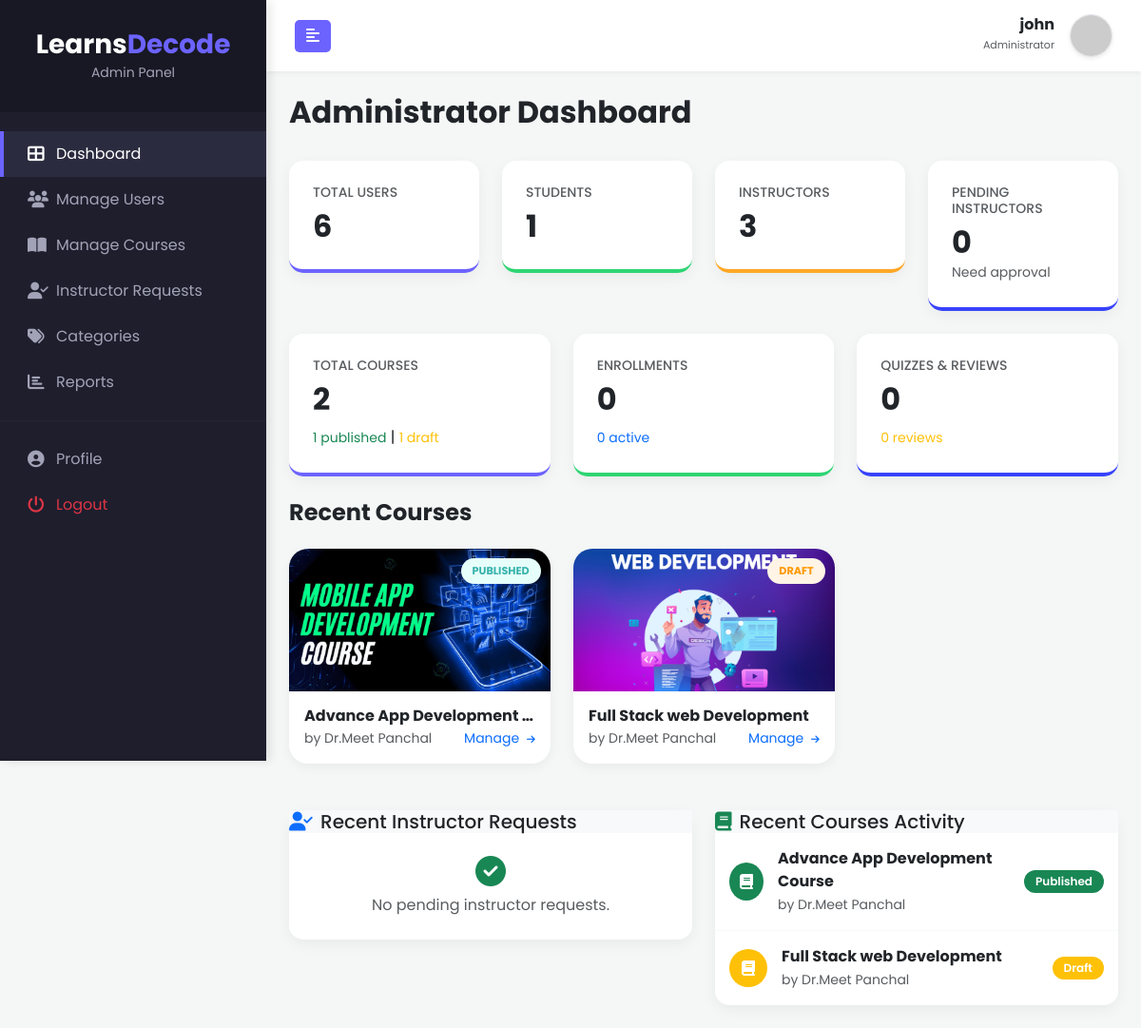
Page /admin/dashboard.php (signed in) on the earlier database version.
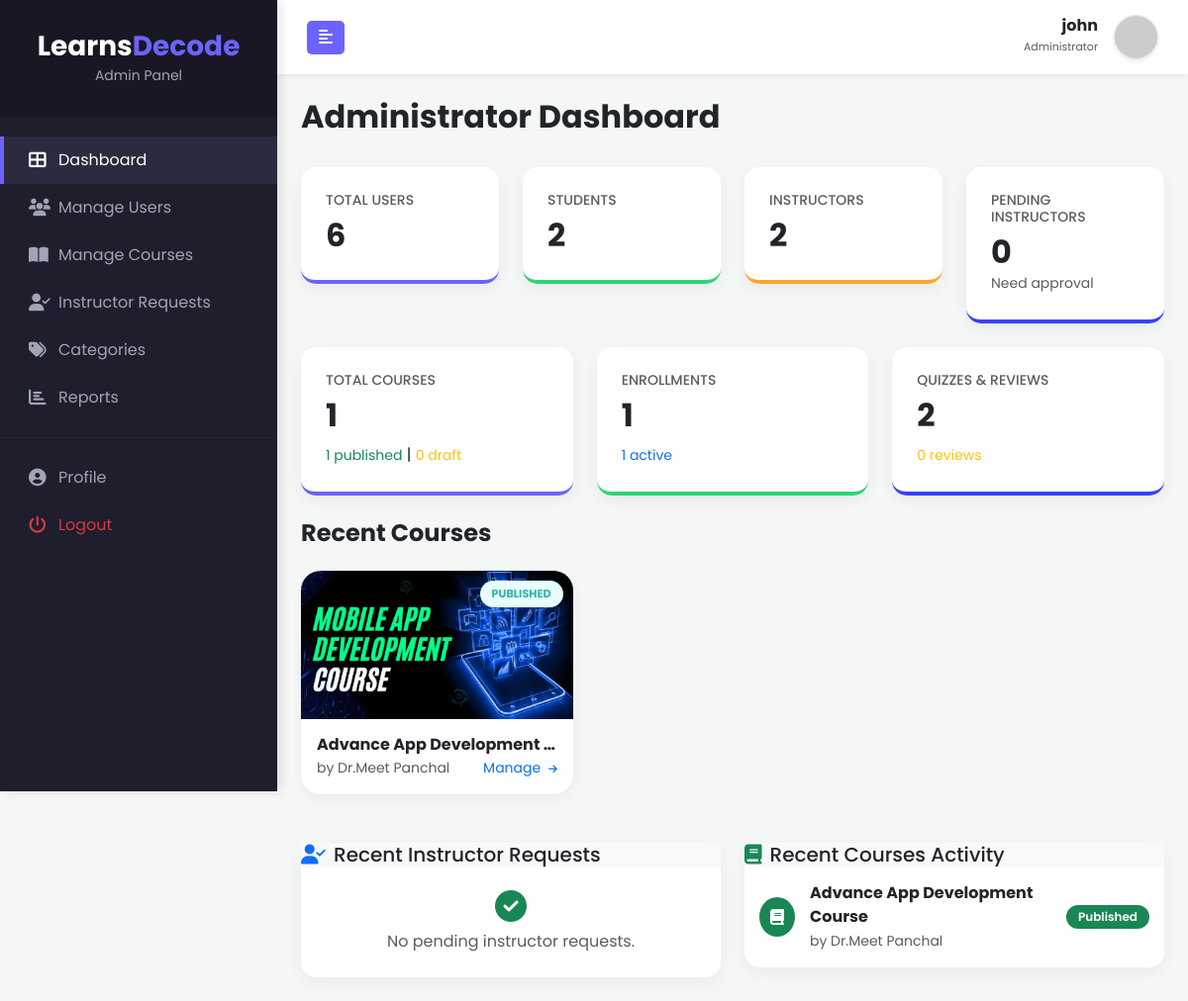
Same page on the later database version.
### tables this page shows
CREATE TABLE `courses` (
  `id` int(10) UNSIGNED NOT NULL,
  `instructor_id` int(10) UNSIGNED NOT NULL,
  `category_id` int(10) DEFAULT NULL,
  `title` varchar(150) NOT NULL,
  `price` decimal(10,2) DEFAULT 0.00,
  `description` text DEFAULT NULL,
  `thumbnail` varchar(255) DEFAULT NULL,
  `status` enum('draft','published') DEFAULT 'draft',
  `created_at` timestamp NOT NULL DEFAULT current_timestamp()
);

CREATE TABLE `users` (
  `id` int(10) UNSIGNED NOT NULL,
  `name` varchar(100) NOT NULL,
  `email` varchar(100) NOT NULL,
  `password` varchar(255) NOT NULL,
  `role` enum('student','instructor','admin') NOT NULL DEFAULT 'student',
  `created_at` timestamp NOT NULL DEFAULT current_timestamp(),
  `approved` tinyint(1) DEFAULT 1,
  `otp` varchar(10) DEFAULT NULL
);

### admin/dashboard.php (the view, shortened to what the changed rows need)
<?php
include 'includes/header.php';
$total_users = mysqli_fetch_assoc(mysqli_query($conn, "SELECT COUNT(*) as count FROM users"))['count'];
$total_students = mysqli_fetch_assoc(mysqli_query($conn, "SELECT COUNT(*) as count FROM users WHERE role='student'"))['count'];
$total_instructors = mysqli_fetch_assoc(mysqli_query($conn, "SELECT COUNT(*) as count FROM users WHERE role='instructor'"))['count'];
$pending_instructors = mysqli_fetch_assoc(mysqli_query($conn, "SELECT COUNT(*) as count FROM users WHERE role='instructor' AND approved=0"))['count'];
$total_courses = mysqli_fetch_assoc(mysqli_query($conn, "SELECT COUNT(*) as count FROM courses"))['count'];
$published_courses = mysqli_fetch_assoc(mysqli_query($conn, "SELECT COUNT(*) as count FROM courses WHERE status='published'"))['count'];
$draft_courses = mysqli_fetch_assoc(mysqli_query($conn, "SELECT COUNT(*) as count FROM courses WHERE status='draft'"))['count'];
$total_enrollments = mysqli_fetch_assoc(mysqli_query($conn, "SELECT COUNT(*) as count FROM enrollments"))['count'];
$active_enrollments = mysqli_fetch_assoc(mysqli_query($conn, "SELECT COUNT(*) as count FROM enrollments WHERE status='active'"))['count'];
$total_quizzes = mysqli_fetch_assoc(mysqli_query($conn, "SELECT COUNT(*) as count FROM quizzes"))['count'];
$total_reviews = mysqli_fetch_assoc(mysqli_query($conn, "SELECT COUNT(*) as count FROM reviews"))['count'];
?>
<link rel="stylesheet" href="https://cdnjs.cloudflare.com/ajax/libs/animate.css/4.1.1/animate.min.css"/>
<div class="container-fluid p-4">
    <div class="d-flex justify-content-between align-items-center mb-4 animate__animated animate__fadeInDown">
        <h2 class="fw-bold">Administrator Dashboard</h2>
    </div>
    <div class="row g-4 mb-4">
        <div class="col-md-3 animate__animated animate__fadeInUp" style="animation-delay: 0.1s;">
            <div class="stat-card">
                <h2 class="fw-bold mb-0"><?php echo $total_users; ?></h2>
            </div>
        </div>
        <div class="col-md-3 animate__animated animate__fadeInUp" style="animation-delay: 0.2s;">
            <div class="stat-card" style="border-color: #2ed573;">
                <h6 class="text-muted small text-uppercase">Students</h6>
                <h2 class="fw-bold mb-0"><?php echo $total_students; ?></h2>
            </div>
        </div>
        <div class="col-md-3 animate__animated animate__fadeInUp" style="animation-delay: 0.3s;">
            <div class="stat-card" style="border-color: #ffa726;">
                <h6 class="text-muted small text-uppercase">Instructors</h6>
                <h2 class="fw-bold mb-0"><?php echo $total_instructors; ?></h2>
            </div>
        </div>
        <div class="col-md-3 animate__animated animate__fadeInUp" style="animation-delay: 0.4s;">
            <div class="stat-card" style="border-color: #3742fa;">
                <h2 class="fw-bold mb-0"><?php echo $pending_instructors; ?></h2>
            </div>
        </div>
    </div>
    <div class="row g-4 mb-4">
        <div class="col-md-4 animate__animated animate__fadeInLeft" style="animation-delay: 0.5s;">
            <div class="stat-card">
                <h6 class="text-muted small text-uppercase">Total Courses</h6>
                <h2 class="fw-bold mb-0"><?php echo $total_courses; ?></h2>
                <div class="mt-2">
                    <small class="text-success"><?php echo $published_courses; ?> published</small> |
                    <small class="text-warning"><?php echo $draft_courses; ?> draft</small>
                </div>
            </div>
        </div>
        <div class="col-md-4 animate__animated animate__fadeInUp" style="animation-delay: 0.5s;">
            <div class="stat-card" style="border-color: #2ed573;">
                <h6 class="text-muted small text-uppercase">Enrollments</h6>
                <h2 class="fw-bold mb-0"><?php echo $total_enrollments; ?></h2>
                <div class="mt-2">
                    <small class="text-primary"><?php echo $active_enrollments; ?> active</small>
                </div>
            </div>
        </div>
        <div class="col-md-4 animate__animated animate__fadeInRight" style="animation-delay: 0.5s;">
            <div class="stat-card" style="border-color: #3742fa;">
                <h6 class="text-muted small text-uppercase">Quizzes & Reviews</h6>
                <h2 class="fw-bold mb-0"><?php echo $total_quizzes; ?></h2>
                <div class="mt-2">
                    <small class="text-warning"><?php echo $total_reviews; ?> reviews</small>
                </div>
            </div>
        </div>
    </div>
    <div class="row g-4">
        <?php
        $recent_courses = mysqli_query($conn, "SELECT c.*, u.name as instructor_name FROM courses c JOIN users u ON c.instructor_id = u.id ORDER BY c.created_at DESC LIMIT 6");
        $delay = 0.7;
        if(mysqli_num_rows($recent_courses) > 0){
            while($course = mysqli_fetch_assoc($recent_courses)){
                $imgName = (!empty($course['thumbnail'])) ? $course['thumbnail'] : 'course-default.jpg';
                $imgPath = "../uploads/thumbnails/" . $imgName;
                $status = $course['status'];
                $badgeClass = ($status == 'published' || $status == 'active') ? 'bg-published' : 'bg-draft';
                $statusText = ($status == 'published' || $status == 'active') ? 'Published' : 'Draft';
        ?>
        <div class="col-md-4 animate__animated animate__zoomIn" style="animation-delay: <?= $delay ?>s;">
            <div class="course-card">
                <div class="thumb-container">
                    <img src="<?= $imgPath ?>" class="img-fluid" alt="Course Thumbnail" onerror="this.src='../uploads/thumbnails/course-default.jpg'">
                    <span class="status-badge <?= $badgeClass ?>"><?= strtoupper($statusText) ?></span>
                </div>
                <div class="p-3">
                    <h6 class="fw-bold text-truncate mb-1"><?= htmlspecialchars($course['title']) ?></h6>
                    <div class="d-flex justify-content-between align-items-center">
                        <p class="text-muted small mb-0">by <?= htmlspecialchars($course['instructor_name']) ?></p>
                        <a href="manage_courses.php" class="text-primary small text-decoration-none">Manage <i class="fas fa-arrow-right ms-1" style="font-size: 10px;"></i></a>
                    </div>
                </div>
            </div>
        </div>
        <?php
                $delay += 0.1;
            }
        } ?>
    </div>
    <div class="row mt-5">
        <div class="col-md-6 animate__animated animate__slideInRight" style="animation-delay: 1s;">
            <div class="activity-card">
                <div class="card-body p-0">
                    <?php
                    $recent_courses_list = mysqli_query($conn, "SELECT c.*, u.name as instructor_name FROM courses c JOIN users u ON c.instructor_id = u.id ORDER BY c.created_at DESC LIMIT 5");
                    if(mysqli_num_rows($recent_courses_list) > 0){
                        while($course = mysqli_fetch_assoc($recent_courses_list)){
                            $status_class = $course['status'] == 'published' ? 'success' : 'warning';
                            $status_text = ucfirst($course['status']);
                            echo '<div class="activity-item d-flex align-items-center animate__animated animate__fadeIn">';
                            echo '<div class="activity-avatar bg-' . $status_class . '">';
                            echo '<i class="fas fa-book"></i>';
                            echo '</div>';
                            echo '<div class="flex-grow-1">';
                            echo '<strong class="text-dark">' . htmlspecialchars($course['title']) . '</strong><br>';
                            echo '<small class="text-muted">by ' . htmlspecialchars($course['instructor_name']) . '</small>';
                            echo '</div>';
                            echo '<span class="badge bg-' . $status_class . '">' . $status_text . '</span>';
                            echo '</div>';
                        }
                    } else {
                        echo '<div class="text-center py-4">';
                        echo '<i class="fas fa-book fa-2x text-muted mb-2"></i>';
                        echo '<p class="text-muted mb-0">No courses found.</p>';
                        echo '</div>';
                    }
                    ?>
                </div>
            </div>
        </div>
    </div>
</div>
<?php include 'includes/footer.php'; ?>

Differences in the rows shown:
removed courses: thumbnail (picture), status "DRAFT", title "Full Stack web Development", instructor.name "Dr.Meet Panchal", status "Draft"
Other differences:
$total_students: "1" → "2"
$total_instructors: "3" → "2"
$total_courses: "2" → "1"
$draft_courses: "1" → "0"
$total_enrollments: "0" → "1"
$active_enrollments: "0" → "1"
$total_quizzes: "0" → "2"
